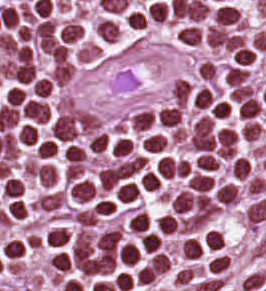
#> input picture awesometools/color_norm/TCGA-P4-AAVK-01Z-00-DX1_2.png, 266 x 291 px, given in place of 1.tif, which was not available
$ python crop_recover.py
#> lines starting #> are read from the running program, lines starting #| are printed output that depends on the picture; pictures that were not available may be replaced by others from this repository, and a replacement may not be noted
#> further down, image is the input picture: shape (291, 266, 3); mean R, G, B 173, 121.9, 146.4
import math
from optparse import OptionParser
import numpy as np
from PIL import Image


def calculate_crop_number(image, crop_height, crop_width, oc):
#> called with crop_height = 256, crop_width = 256, oc = 2
    height = image.shape[0]
#> height = 291
    width = image.shape[1]
#> width = 266
    height_number = math.ceil(height / crop_height)
#> height_number = 2
    height_number = oc * (height_number - 1) + 1
#> height_number = 3
    width_number = math.ceil(width / crop_width)
#> width_number = 2
    width_number = oc * (width_number - 1) + 1
#> width_number = 3
    output = height_number * width_number
#> output = 9
    return output, height_number, width_number


def test_and_complement(image, crop_height, crop_width):
    if image.shape[0] != crop_height or image.shape[1] != crop_width:
        if len(image.shape) == 2:
            complement = np.zeros([crop_height, crop_width]).astype(image.dtype)
        else:
            complement = np.zeros([crop_height, crop_width, image.shape[2]]).astype(image.dtype)
        complement[0:image.shape[0], 0:image.shape[1]] = image
        return complement
    else:
        return image


def crop_image(image, crop_height, crop_width, oc):
    total_output_number, height_number, width_number = calculate_crop_number(image, crop_height, crop_width, oc)
#> total_output_number = 9; height_number = 3; width_number = 3
    if len(image.shape) == 2:
        output = np.zeros([total_output_number, crop_height, crop_width]).astype(image.dtype)
    else:
        output = np.zeros([total_output_number, crop_height, crop_width, image.shape[2]]).astype(image.dtype)
    count = 0
    for i in range(height_number):
        for j in range(width_number):
            unit_crop_image = image[int(crop_height / oc * i):int(crop_height / oc * i) + crop_height,
                              int(crop_width / oc * j):int(crop_width / oc * j) + crop_width]
            unit_crop_image = test_and_complement(unit_crop_image, crop_height, crop_width)
            output[count] = unit_crop_image
            count += 1
#> after the loop, count = 9
#| (9, 256, 256, 3)
    return output


def recover_image(cropped_image, height, width, crop_height, crop_width, oc):
#> called with cropped_image = array of shape (9, 256, 256, 3), height = 291, width = 266, crop_height = 256, crop_width = 256, oc = 2
    in_height_number = math.ceil(height / crop_height)
    height_number = oc * (in_height_number - 1) + 1
    in_width_number = math.ceil(width / crop_width)
    width_number = oc * (in_width_number - 1) + 1
    if len(cropped_image.shape) == 3:
        output_image = np.zeros([in_height_number * crop_height, in_width_number * crop_width]).astype(
            cropped_image.dtype)
    else:
        output_image = np.zeros([in_height_number * crop_height,
                                 in_width_number * crop_width, cropped_image.shape[3]]).astype(cropped_image.dtype)
    assert crop_height * (oc - 1) % (2 * oc) == 0 and crop_width * (oc - 1) % (2 * oc) == 0, \
        'The input crop image size and overlap coefficient cannot meet the exact division'
    h_sec_pos = int(crop_height * (oc - 1) / (2 * oc))
    w_sec_pos = int(crop_width * (oc - 1) / (2 * oc))
    h_thi_pos = int(crop_height * (oc + 1) / (2 * oc))
    w_thi_pos = int(crop_width * (oc + 1) / (2 * oc))
    h_half_pos = int(crop_height / oc)
    w_half_pos = int(crop_width / oc)

    for i in range(height_number):
        if i == 0:
            for j in range(width_number):
                if height_number == 1:
                    if j == 0:
                        if width_number == 1:
                            output_image[0:crop_height, 0:crop_width] = \
                                cropped_image[i * width_number + j][0:crop_height, 0:crop_width]
                        else:
                            output_image[0:crop_height, 0:w_thi_pos] = \
                                cropped_image[i * width_number + j][0:crop_height, 0:w_thi_pos]
                    elif j == (width_number - 1):
                        output_image[0:crop_height, j * w_half_pos + w_sec_pos:] = \
                            cropped_image[i * width_number + j][0:crop_height, w_sec_pos:crop_width]
                    else:
                        output_image[0:crop_height, w_thi_pos + (j - 1) * w_half_pos:w_thi_pos + j * w_half_pos] = \
                            cropped_image[i * width_number + j][0:crop_height, w_sec_pos:w_thi_pos]

                else:
                    if j == 0:
                        if width_number == 1:
                            output_image[0:h_thi_pos, 0:crop_width] = \
                                cropped_image[i * width_number + j][0:h_thi_pos, 0:crop_width]
                        else:
                            output_image[0:h_thi_pos, 0:w_thi_pos] = \
                                cropped_image[i * width_number + j][0:h_thi_pos, 0:w_thi_pos]
                    elif j == (width_number - 1):
                        output_image[0:h_thi_pos, j * w_half_pos + w_sec_pos:] = \
                            cropped_image[i * width_number + j][0:h_thi_pos, w_sec_pos:crop_width]
                    else:
                        output_image[0:h_thi_pos, w_thi_pos + (j - 1) * w_half_pos:w_thi_pos + j * w_half_pos] = \
                            cropped_image[i * width_number + j][0:h_thi_pos, w_sec_pos:w_thi_pos]
        elif i == (height_number - 1):
            for j in range(width_number):
                if j == 0:
                    if width_number == 1:
                        output_image[i * h_half_pos + h_sec_pos:, 0:crop_width] = \
                            cropped_image[i * width_number + j][h_sec_pos:crop_height, 0:crop_width]
                    else:
                        output_image[i * h_half_pos + h_sec_pos:, 0:w_thi_pos] = \
                            cropped_image[i * width_number + j][h_sec_pos:crop_height, 0:w_thi_pos]
                elif j == (width_number - 1):
                    output_image[i * h_half_pos + h_sec_pos:, j * w_half_pos + w_sec_pos:] = \
                        cropped_image[i * width_number + j][h_sec_pos:crop_height, w_sec_pos:crop_width]
                else:
                    output_image[i * h_half_pos + h_sec_pos:,
                    w_thi_pos + (j - 1) * w_half_pos:w_thi_pos + j * w_half_pos] = \
                        cropped_image[i * width_number + j][h_sec_pos:crop_height, w_sec_pos:w_thi_pos]
        else:
            for j in range(width_number):
                if j == 0:
                    if width_number == 1:
                        output_image[h_thi_pos + (i - 1) * h_half_pos:h_thi_pos + i * h_half_pos,
                        0:crop_width] = cropped_image[i * width_number + j][h_sec_pos:h_thi_pos, 0:crop_width]
                    else:
                        output_image[h_thi_pos + (i - 1) * h_half_pos:h_thi_pos + i * h_half_pos,
                        0:w_thi_pos] = cropped_image[i * width_number + j][h_sec_pos:h_thi_pos, 0:w_thi_pos]
                elif j == (width_number - 1):
                    output_image[h_thi_pos + (i - 1) * h_half_pos:h_thi_pos + i * h_half_pos,
                    j * w_half_pos + w_sec_pos:] = \
                        cropped_image[i * width_number + j][h_sec_pos:h_thi_pos, w_sec_pos:crop_width]
                else:
                    output_image[h_thi_pos + (i - 1) * h_half_pos:h_thi_pos + i * h_half_pos,
                    w_thi_pos + (j - 1) * w_half_pos:w_thi_pos + j * w_half_pos] = \
                        cropped_image[i * width_number + j][h_sec_pos:h_thi_pos, w_sec_pos:w_thi_pos]
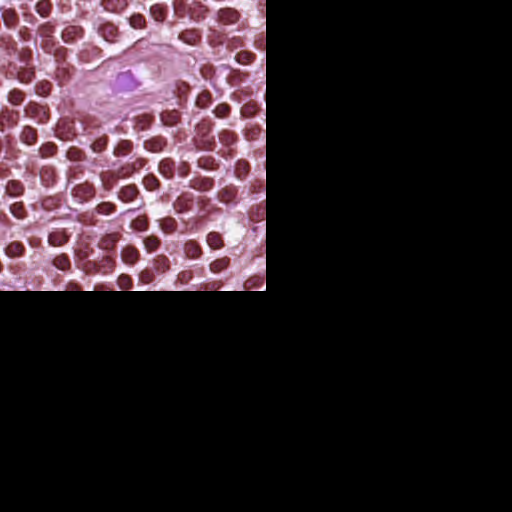
#> output_image: shape (512, 512, 3); mean of channels 0, 1, 2 51.1, 36, 43.2; drawn as R, G, B
    output_image = output_image[0:height, 0:width]
    return output_image


def get_args():
    parser = OptionParser()
    parser.add_option('-e', '--cropped_image_height', dest='crop_height', default=256,
                      type='int', help='cropped image height')
    parser.add_option('-i', '--cropped_image_width', dest='crop_width', default=256,
                      type='int', help='cropped image width')
    parser.add_option('-l', '--overlap_coefficient', dest='oc', default=2,
                      type='int', help='how many times a image is cropped')
    (options, args) = parser.parse_args()
    return options


if __name__ == '__main__':
    args = get_args()
    image = np.array(Image.open('../test_images/1.tif'))
    cropped_images = crop_image(image, args.crop_height, args.crop_width, args.oc)
    print(cropped_images.shape)
    recovered_image = recover_image(cropped_images, image.shape[0], image.shape[1], args.crop_height, args.crop_width,
                                    args.oc)
    recovered_image = Image.fromarray(recovered_image)
    recovered_image.save('../test_images/output_1.png')

$ run again, on awesometools/color_norm/TCGA-SX-A7SR-01Z-00-DX1_2.png
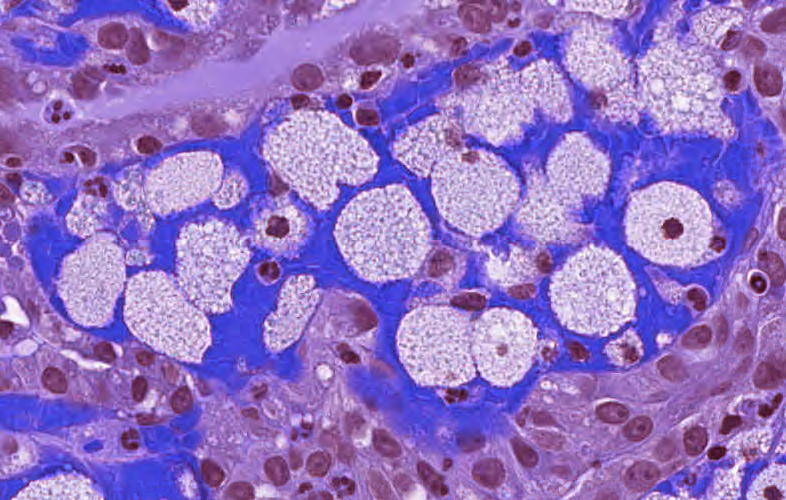
#> input picture awesometools/color_norm/TCGA-SX-A7SR-01Z-00-DX1_2.png, 786 x 500 px, given in place of 1.tif, which was not available
#> image is the input picture: shape (500, 786, 3); mean R, G, B 146.2, 115, 195.4
#> in crop_image, `total_output_number, height_number, width_number = calculate_crop_numb..`: total_output_number = 21; height_number = 3; width_number = 7
#> after the loop in crop_image, `for i in range(height_number):`: count = 21
#| (21, 256, 256, 3)
#> after the loop in recover_image, `for i in range(height_number):`:
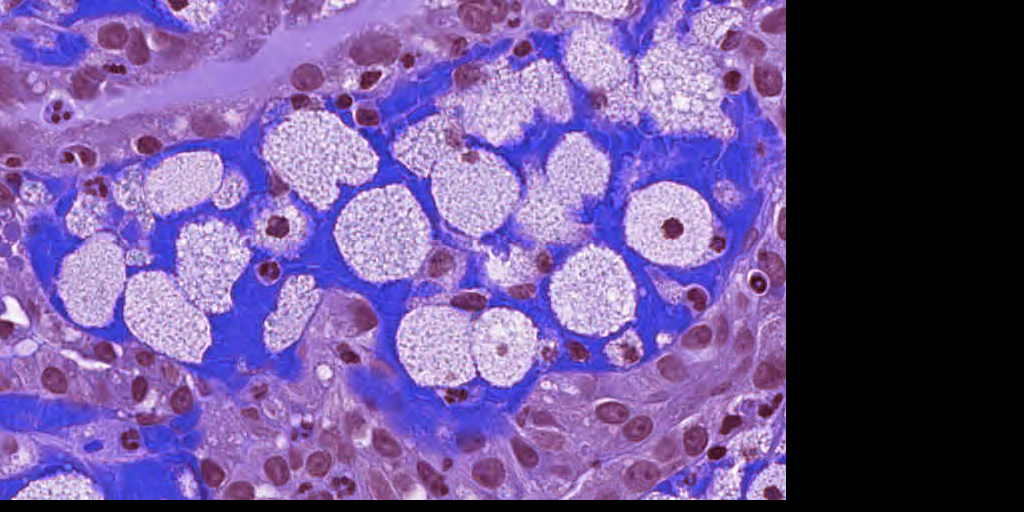
#> output_image: shape (512, 1024, 3); mean of channels 0, 1, 2 109.6, 86.2, 146.5; drawn as R, G, B
